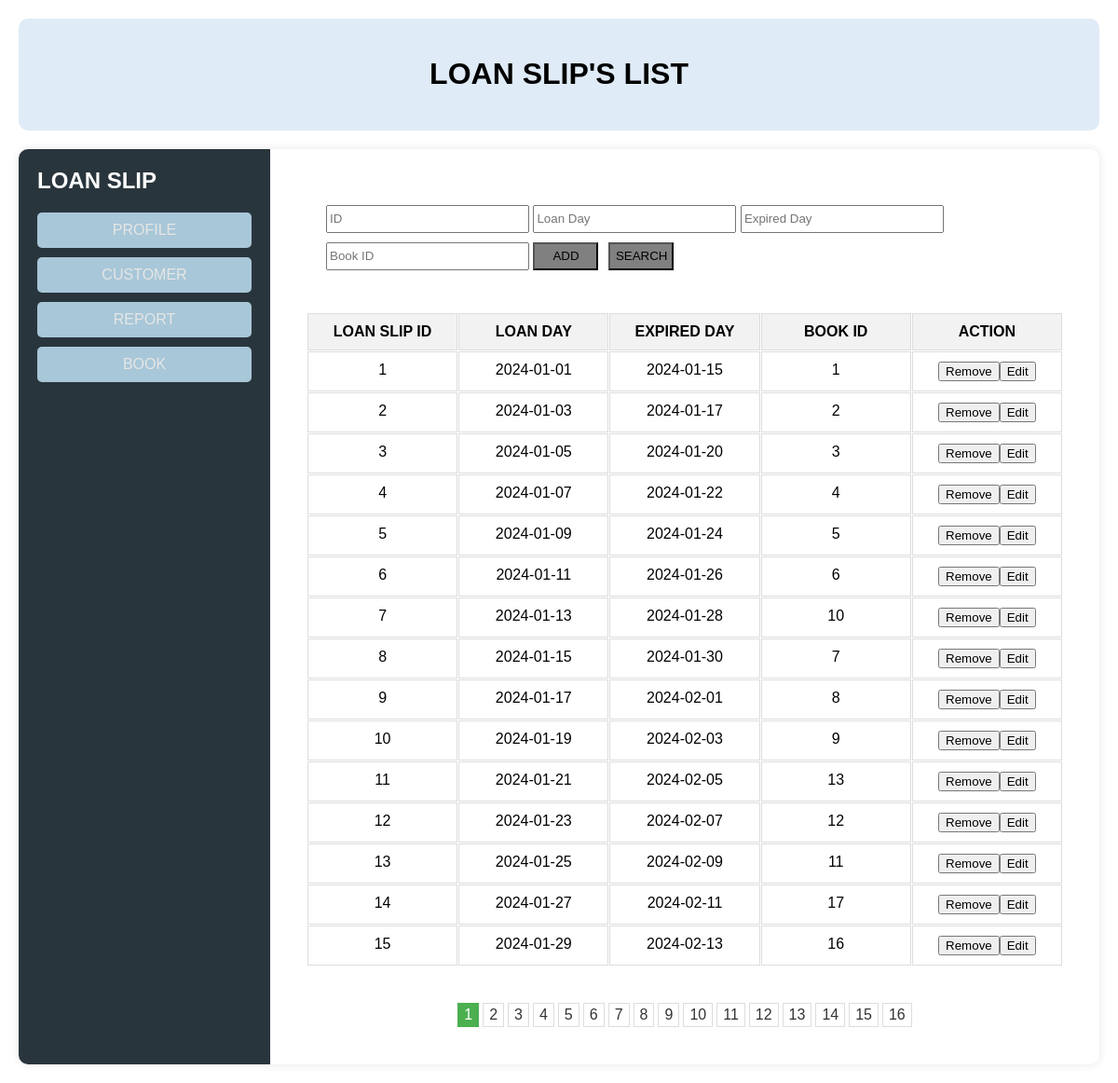
Page /loanstaff.php on the committed database.
### tables this page shows
CREATE TABLE phieumuon (
    idphieumuon SERIAL PRIMARY KEY,
    ngaymuon DATE,
    ngaydenhan DATE,
    idsach INT,
    iddocgia INT
);

### loanstaff.php (the view, shortened to what this page needs)
<?php
        include "connect.php";
        $limit = 15;
        $page = isset($_GET['page']) ? $_GET['page'] : 1;
        $start = ($page - 1) * $limit;
        if (isset($_POST['button-search'])) {
            $id = $_POST['ID'];
            $LoanDay = $_POST['LoanDay'];
            $ExpiredDay = $_POST['ExpiredDay'];
            $BookID=$_POST['BookID'];
            $condition = "1=1";
            if (!empty($id)) {
                $condition .= " AND idphieumuon = '$id'";
            }
            if (!empty($LoanDay)) {
                $condition .= " AND ngaymuon LIKE '%$LoanDay%'";
            }
            if (!empty($ExpiredDay)) {
                $condition .= " AND ngaydenhan LIKE '%$ExpiredDay%'";
            }
            if (!empty($BookID)) {
                $condition .= " AND idsach = '$BookID'";
            }
            $sql = "SELECT * FROM phieumuon WHERE $condition LIMIT $start, $limit";
            $result = mysqli_query($conn, $sql);
            $total_records_query = "SELECT COUNT(*) FROM phieumuon WHERE $condition";
            $total_records_result = mysqli_query($conn, $total_records_query);
            $total_records = mysqli_fetch_array($total_records_result)[0];
            $total_pages = ceil($total_records / $limit);
        }
        else {
            $sql = "SELECT * FROM phieumuon LIMIT $start, $limit";
            $result = mysqli_query($conn, $sql);
            $total_records_query = "SELECT COUNT(*) FROM phieumuon";
            $total_records_result = mysqli_query($conn, $total_records_query);
            $total_records = mysqli_fetch_array($total_records_result)[0];
            $total_pages = ceil($total_records / $limit);
        }
?>
<html lang="en">
          <head>
          </head>
          <body>
		  <div class="container">
		  <div class="header">
				<h1>LOAN SLIP'S LIST</h1>
			</div>
			<div class="content">
				<div class="sidebar">
					<h2>LOAN SLIP</h2>
					<a href="staffinfo.php">PROFILE</a>
					<a href="customer.php">CUSTOMER</a>
					<a href="report.php">REPORT</a>
                    <a href="book.php">BOOK</a>
				</div>
				<div class="main">
                <div class="form-change">
				<form action="loanstaff.php" class="form-edit" method="post" enctype="multipart/form-data">
					<input type="text" class="form-container" placeholder="ID" name="ID">
					<input type="text" class="form-container" placeholder="Loan Day" name="LoanDay">
					<input type="text" class="form-container" placeholder="Expired Day" name="ExpiredDay">
                    <input type="text" class="form-container" placeholder="Book ID" name="BookID">
					<button class="bt" name="button-add">ADD</button>
					<button class="bt" name="button-search">SEARCH</button>
				</form>
				</div>
				<div class="table-container">
        <div class="grid-container">
            <div class="header1">LOAN SLIP ID</div>
            <div class="header1">LOAN DAY</div>
            <div class="header1">EXPIRED DAY</div>
            <div class="header1">BOOK ID</div>
            <div class="header1">ACTION</div>
            <?php
        if ($result) {
            while ($row = mysqli_fetch_assoc($result)) {
                echo "<div>" . $row['idphieumuon'] . "</div>";
                echo "<div>" . $row['ngaymuon'] . "</div>";
                echo "<div>" . $row['ngaydenhan'] . "</div>";
                echo "<div>" . $row['idsach'] . "</div>";
                echo "<div>";
                echo "<form action='loanstaff.php' method='post' style='display:inline;'>";
                echo "<button type='submit' name='button-remove'>Remove</button>";
                echo "</form>";
                echo "<form action='editloan.php' method='post' style='display:inline;'>";
                echo "<button type='submit' name='button-edit'>Edit</button>";
                echo "</form>";
                echo "</div>";
            }
        }
        ?>
        </div>
    </div>
    <div class="pagination">
        <?php
        for ($i = 1; $i <= $total_pages; $i++) {
            echo "<a href='?page=" . $i . "'";
            if ($i == $page) echo " class='active'";
            echo ">" . $i . "</a>";
        }
        ?>
    </div>
				</div>
			</div>
		</div>
          </body>
          </html>

### loanstaff.php (style rules this page uses)
body { margin: 0; padding: 0; background: #FFFFFF; font-family: 'Arial', sans-serif; overflow-x: hidden; }
.container { display: flex; flex-direction: column; min-height: 100vh; max-width: 100vw; margin: 0 auto; padding: 20px; box-sizing: border-box; }
.content { flex: 1; display: flex; flex-direction: row; background: #FFFFFF; border-radius: 10px; overflow: hidden; box-shadow: 0 0 10px rgba(0, 0, 0, 0.1); }
.header { text-align: center; padding: 20px; background: #DFEBF6; border-radius: 10px; margin-bottom: 20px; }
.sidebar { width: 270px; background: #29353C; color: #E6E6E6; padding: 20px; box-sizing: border-box; display: flex; flex-direction: column; }
.sidebar h2 { margin-top: 0; margin-bottom: 20px; color: #FFFFFF; }
.sidebar a { text-decoration: none; color: #E6E6E6; display: block; padding: 10px; margin-bottom: 10px; background: #A8C7D8; text-align: center; border-radius: 5px; }
.main { flex: 1; padding: 40px; display: flex; flex-direction: column; }
.grid-container { display: grid; grid-template-columns: repeat(5, 1fr); gap: 1px; width: 100%; margin: 20px auto; }
.grid-container > div { border: 1px solid #ddd; padding: 10px; text-align: center; }
.header1 { background-color: #f2f2f2; font-weight: bold; text-align: center; }
.table-container { position: relative; width: 100%; overflow-x: auto; }
.pagination { display: flex; justify-content: center; margin-top: 20px; }
.pagination a { color: #333; padding: 3px 6px; text-decoration: none; border: 1px solid #ddd; margin: 0 2px; }
.pagination a.active { background-color: #4CAF50; color: white; border: 1px solid #4CAF50; }
.form-container { width: 100%; max-width: 218px; height: 30px; margin-bottom: 10px; }
.form-change { margin-top: 20px; width: 100%; padding: 0 20px; box-sizing: border-box; }
.bt { height: 30px; background-color: grey; cursor: pointer; width: 70px; margin-right: 6px; }

### rows in the picture
phieumuon: idphieumuon "1", ngaymuon "2024-01-01", ngaydenhan "2024-01-15", idsach "1"
phieumuon: idphieumuon "2", ngaymuon "2024-01-03", ngaydenhan "2024-01-17", idsach "2"
phieumuon: idphieumuon "3", ngaymuon "2024-01-05", ngaydenhan "2024-01-20", idsach "3"
phieumuon: idphieumuon "4", ngaymuon "2024-01-07", ngaydenhan "2024-01-22", idsach "4"
phieumuon: idphieumuon "5", ngaymuon "2024-01-09", ngaydenhan "2024-01-24", idsach "5"
phieumuon: idphieumuon "6", ngaymuon "2024-01-11", ngaydenhan "2024-01-26", idsach "6"
phieumuon: idphieumuon "7", ngaymuon "2024-01-13", ngaydenhan "2024-01-28", idsach "10"
phieumuon: idphieumuon "8", ngaymuon "2024-01-15", ngaydenhan "2024-01-30", idsach "7"
phieumuon: idphieumuon "9", ngaymuon "2024-01-17", ngaydenhan "2024-02-01", idsach "8"
phieumuon: idphieumuon "10", ngaymuon "2024-01-19", ngaydenhan "2024-02-03", idsach "9"
phieumuon: idphieumuon "11", ngaymuon "2024-01-21", ngaydenhan "2024-02-05", idsach "13"
phieumuon: idphieumuon "12", ngaymuon "2024-01-23", ngaydenhan "2024-02-07", idsach "12"
phieumuon: idphieumuon "13", ngaymuon "2024-01-25", ngaydenhan "2024-02-09", idsach "11"
phieumuon: idphieumuon "14", ngaymuon "2024-01-27", ngaydenhan "2024-02-11", idsach "17"
phieumuon: idphieumuon "15", ngaymuon "2024-01-29", ngaydenhan "2024-02-13", idsach "16"
